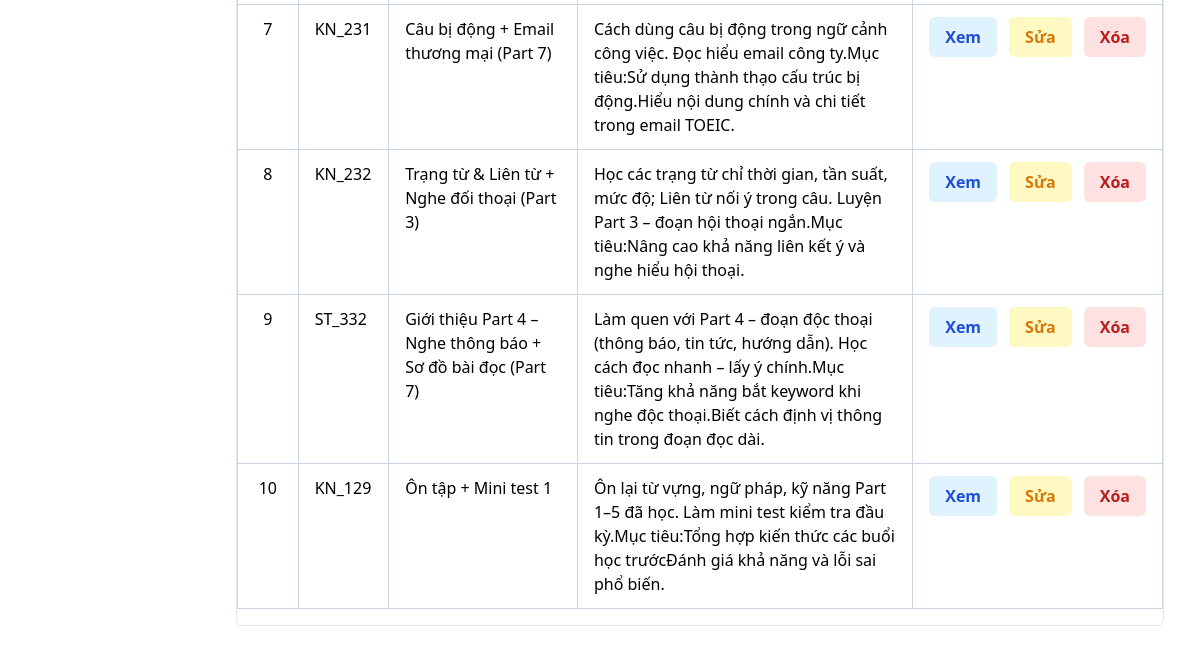
The app's page /exercise_admin/ql_baitap/ (signed in, lower part), older data.
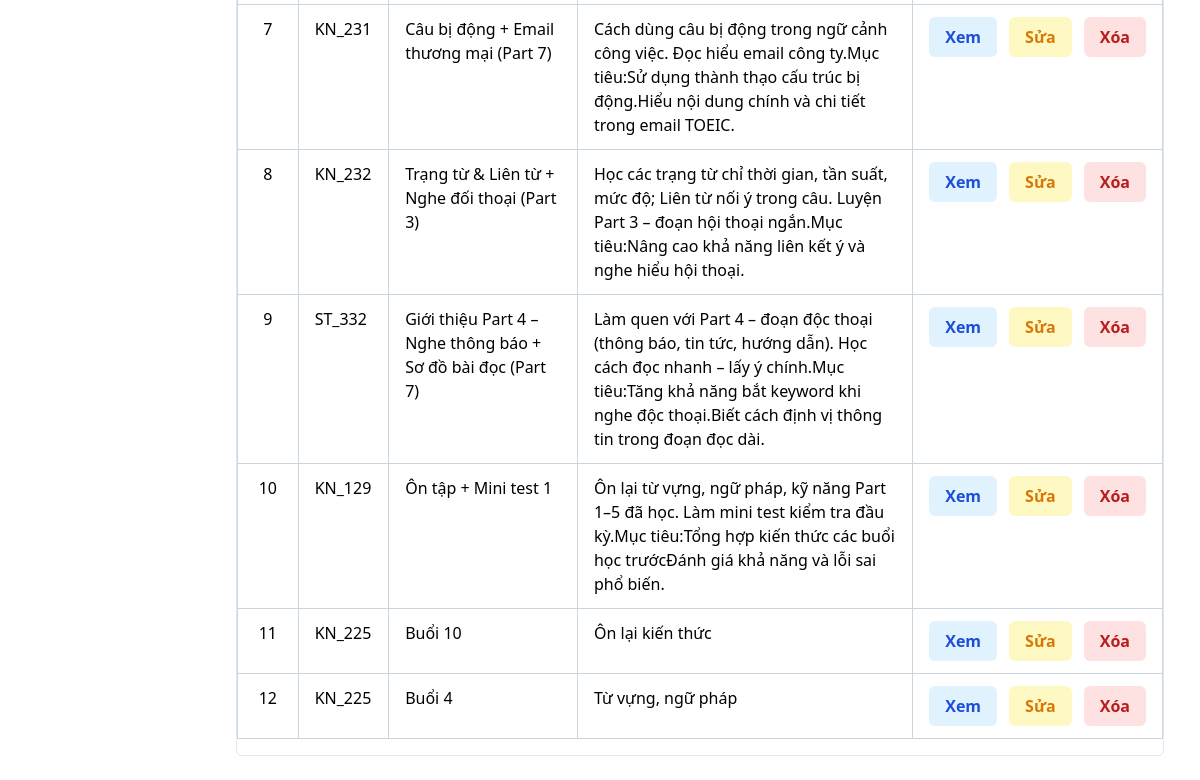
The same page, newer data.
### english/models.py (models this page shows, shortened)
class EXERCISE(models.Model):
    exercise_id = models.AutoField(primary_key=True)
    lessondetail = models.OneToOneField(LESSON_DETAIL, on_delete=models.CASCADE)
    duedate = models.DateField()
    class Meta:
        db_table = 'EXERCISE'

class LESSON_DETAIL(models.Model):
    lessondetail_id = models.AutoField(primary_key=True)
    lesson = models.ForeignKey(LESSON, on_delete=models.CASCADE)
    classes = models.ForeignKey(CLASS, on_delete=models.CASCADE)
    date = models.DateField(null=True,blank=True)
    class Meta:
        db_table = 'LESSON_DETAIL'

class CLASS(models.Model):
    STATUS_CHOICES = [
        ('ongoing', 'Đang học'),
        ('starting', 'Đang bắt đầu'),
        ('finished', 'Đã kết thúc'),
    ]
    class_id = models.AutoField(primary_key=True)
    class_name = models.CharField(max_length=50)
    course = models.ForeignKey(COURSE, on_delete=models.CASCADE)
    begin_time = models.DateField()
    end_time = models.DateField()
    status = models.CharField(max_length=20, choices=STATUS_CHOICES)
    timetable = models.CharField(max_length=1000,null=True,blank=True)
    class Meta:
        db_table = 'CLASS'

class LESSON(models.Model):
    lesson_id = models.AutoField(primary_key=True)
    lesson_file = models.FileField(upload_to="media/lesson", max_length=200)  # Thay FileField bằng URLField
    exercise_file = models.FileField(upload_to="media/exercise", max_length=200)  # Thay FileField bằng URLField
    lesson_name = models.CharField(max_length=100, default="chua co")
    description = models.TextField(null=True, blank=True)
    course = models.ForeignKey(COURSE, on_delete=models.CASCADE)
    session_number = models.CharField(max_length=100, null=True)
    class Meta:
        db_table = 'LESSON'

### exercise_admin/views.py (the view, shortened to what this page needs)
# urls.py: path('ql_baitap/', views.admin_ql_baitap, name='admin_ql_baitap'),
@login_required
@user_passes_test(is_staff)
def admin_ql_baitap(request):
    q = request.GET.get('q', '').strip()
    exercises = EXERCISE.objects.select_related('lessondetail__lesson', 'lessondetail__classes').all()
    context = {
        'exercises': exercises,
        'query': q,
    }
    return render(request, 'ql_baitap.html', context)

### english/views.py (called while the page is built)
def is_staff(user):
    return user.groups.filter(name__in=['Admin', 'Teacher']).exists()

### exercise_admin/templates/ql_baitap.html (shortened to what this page needs)
{% extends 'base-admin.html' %}
{% load static %}
{% block content %}
<div class="main-content-container">
    <div style="border: 1px solid #e2e8f0; border-radius: 0.375rem; overflow: hidden;">
        <table class="table table-hover">
            <tbody>
                {% for exercise in exercises %}
                <tr>
                    <td style="text-align: center;">{{ forloop.counter }}</td>
                    <td>{{ exercise.lessondetail.classes.class_name }}</td>
                    <td>{{ exercise.lessondetail.lesson.lesson_name }}</td>
                    <td>{{ exercise.lessondetail.lesson.description }}</td>
                    <td>
                        <div style="display: flex; gap: 8px;">
                            <a href="{% url 'xem_baitap' exercise.lessondetail.lessondetail_id %}" class="btn-view" style="text-decoration:none;">Xem</a>
                            <a href="{% url 'sua_baitap' exercise.lessondetail.lessondetail_id %}" class="btn-edit" style="text-decoration:none;">Sửa</a>
                            <button type="button"
                                class="btn-delete open-delete-modal"
                                data-url="{% url 'xoa_baitap' exercise.lessondetail.lessondetail_id %}"
                                data-lesson-name="{{ exercise.lessondetail.lesson.lesson_name }}">
                                Xóa
                            </button>
                        </div>
                    </td>
                </tr>
                {% empty %}
                <tr>
                    <td colspan="5" style="text-align: center; color: #6b7280;">Không có bài tập nào</td>
                </tr>
                {% endfor %}
            </tbody>
        </table>
    </div>
</div>
{% endblock %}

Row changes from the older to the newer data that the page shows:
added EXERCISE: lessondetail.classes.class_name "KN_225", lessondetail.lesson.lesson_name "Buổi 10", lessondetail.lesson.description "Ôn lại kiến thức"
added EXERCISE: lessondetail.classes.class_name "KN_225", lessondetail.lesson.lesson_name "Buổi 4", lessondetail.lesson.description "Từ vựng, ngữ pháp"
